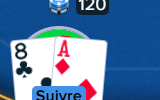
#> input picture poker_bot/main_detectee.png, 160 x 100 px, found by its file name
$ python debut_affichage.py
#> lines starting #> are read from the running program, lines starting #| are printed output that depends on the picture
import cv2

img = cv2.imread("main_detectee.png")
#> img is the input picture: shape (100, 160, 3); mean B, G, R 168.1, 126.2, 89.6
h, w, _ = img.shape
#> h = 100; w = 160
card_w = w // 2
#> card_w = 80

card_left = img[:, 0:int(w*0.56)]
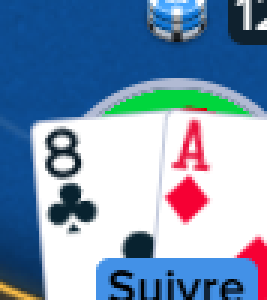
#> card_left: shape (100, 89, 3) (shown 3 times larger); mean B, G, R 179.3, 149.4, 122.6
card_right = img[:, int(w*0.35):]
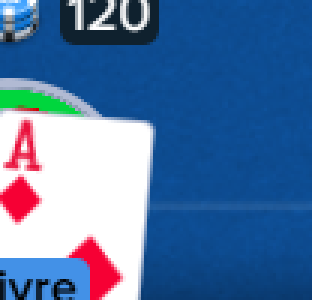
#> card_right: shape (100, 104, 3) (shown 3 times larger); mean B, G, R 163.3, 116.8, 80.6

# Carte gauche (à ajuster pour ton jeu)
gray_left = cv2.cvtColor(card_left, cv2.COLOR_BGR2GRAY)
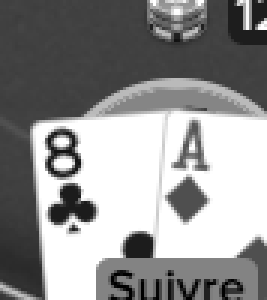
#> gray_left: shape (100, 89) (shown 3 times larger); min 0, max 255, mean 144.8
cv2.imshow("Carte gauche complète", card_left)
# Teste plein de valeurs pour trouver celles qui encadrent parfaitement la valeur et le symbole
cv2.imshow("Valeur gauche", gray_left[5:36, 2:30])
cv2.imshow("Symbole gauche", gray_left[35:63, 5:40])
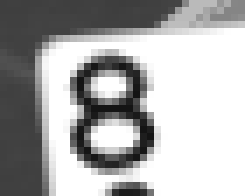
#> window 'Symbole gauche': shape (28, 35) (shown 7 times larger); min 20, max 255, mean 173.1

# Carte droite (à ajuster aussi)
gray_right = cv2.cvtColor(card_right, cv2.COLOR_BGR2GRAY)
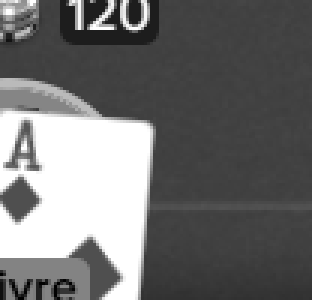
#> gray_right: shape (100, 104) (shown 3 times larger); min 0, max 255, mean 111.3
cv2.imshow("Carte droite complète", card_right)
# Teste aussi d'autres valeurs, ex:
cv2.imshow("Valeur droite", gray_right[3:33, 15:42])  # <-- à ajuster
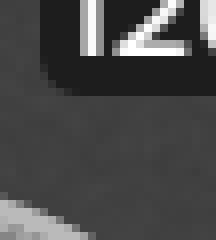
#> window 'Valeur droite': shape (30, 27) (shown 8 times larger); min 29, max 255, mean 72.8
cv2.imshow("Symbole droite", gray_right[32:62, 15:45]) # <-- à ajuster
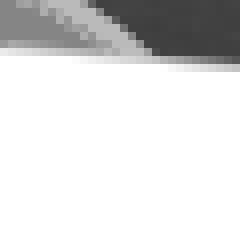
#> window 'Symbole droite': shape (30, 30) (shown 8 times larger); min 62, max 255, mean 220.2

cv2.waitKey(0)
cv2.destroyAllWindows()
